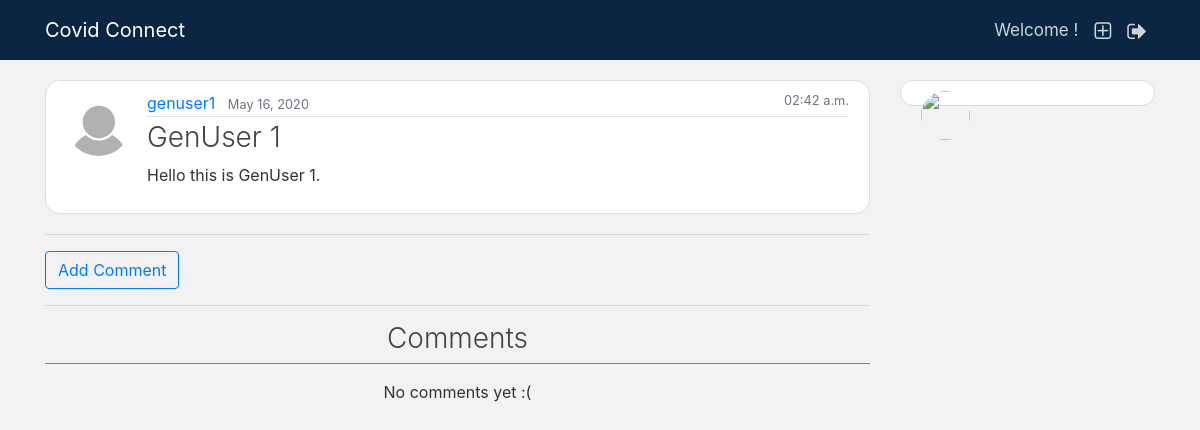
The page /blog/post/2/ on the database as committed earlier.
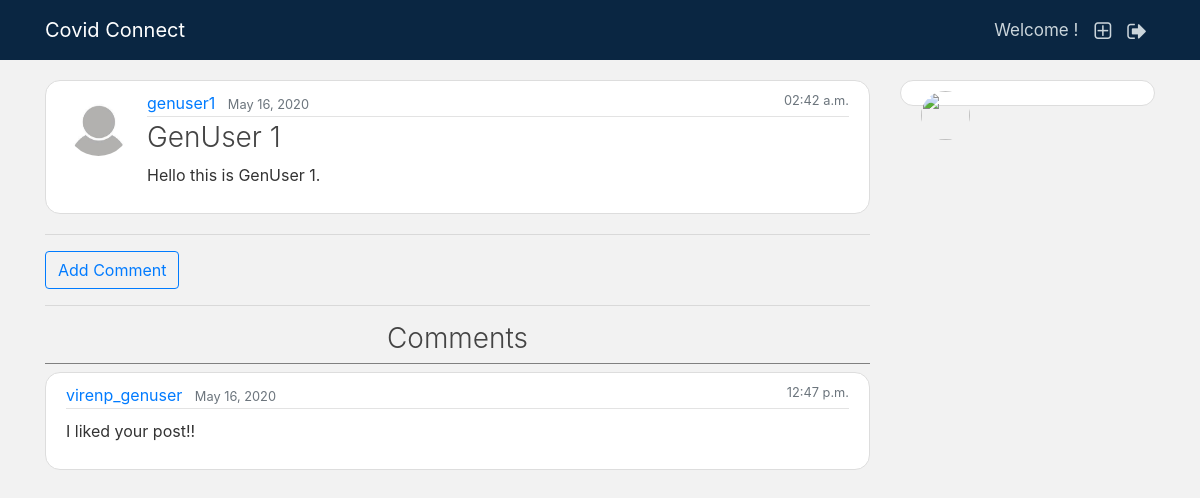
The same page on the database as committed later.
### blog/models.py (models this page shows, shortened)
class Comment(models.Model):
    post = models.ForeignKey('blog.Post', on_delete=models.CASCADE, related_name='comments')
    author = models.ForeignKey(User, related_name='comment_owner', on_delete = models.CASCADE)
    text = models.TextField()
    created_date = models.DateTimeField(default=timezone.now)
    approved_comment = models.BooleanField(default=False)

### blog/views.py (the view)
# urls.py: path('post/<int:pk>/', PostDetailView.as_view(), name='post-detail'),
class PostDetailView(DetailView):
    model = Post

### blog/templates/blog/post_detail.html (shortened to what this page needs)
{% extends "blog/base_other.html" %}
{% block content %}
    <article class="media content-section" style="border-radius: 15px;">
        <img class = "rounded-circle article-img" src="{{ object.author.profile.image.url }}" alt="Profile Picture">
        <div class="media-body">
          <div class="article-metadata">
            <a class="mr-2" style="text-decoration: none;" href="">{{ object.author }}</a>
            <small class="text-muted">{{ object.date_posted|date:"F d, Y" }}</small>
            <small style="float: right;" class="text-muted">{{ object.date_posted|date:"h:i a" }}</small>
          </div>
          <h2 class="article-title font-weight-light" >{{ object.title }}</h2>
          {% if  object.image.url == '/media/default.jpg' %}
            <p class="article-content" style="margin-left: 0px;">{{ object.content }}</p>
          {% else %}
            <img style="border-radius: 20px;" src ="{{object.image.url}}" alt ='post pic'>
            <p style="margin-top: 10px; margin-left: 0px;" class="article-content">{{ object.content }}</p>
          {% endif %}
        </div>
    </article>
    <hr>
    <a href="{% url 'add_comment_to_post' pk=post.pk %}"><button class="btn btn-outline-primary button-dark"">Add Comment</button></a><hr>
    <h2 class="article-title font-weight-light pb-2" style="text-align:center; border-bottom: 1px solid #808080;">Comments</h2>
    {% for comment in object.comments.all reversed %}
    <div class="content-section" style="border-radius: 15px;">
      <div class="article-metadata">
        <a class="mr-2" style="text-decoration: none;" href=''>{{ comment.author.username }}</a>
        <small class="text-muted">{{ comment.created_date|date:"F d, Y" }}</small>
        <small style="float: right;" class="text-muted">{{ comment.created_date|date:"h:i a" }}</small>
      </div>
      <p style="margin-top: 10px; margin-left: 0px;" class="article-content">{{ comment.text }}</p>
    </div>
    {% empty %}
        <p class="mt-3" style="text-align: center;">No comments yet :(</p>
    {% endfor %}
{% endblock content %}

Rows that differ between the two databases and show on the page:
added Comment: author.username "virenp_genuser", created_date "May 16, 2020", created_date "12:47 p.m.", text "I liked your post!!"
Other text that changed with them:
text no longer shown: "No comments yet :("
